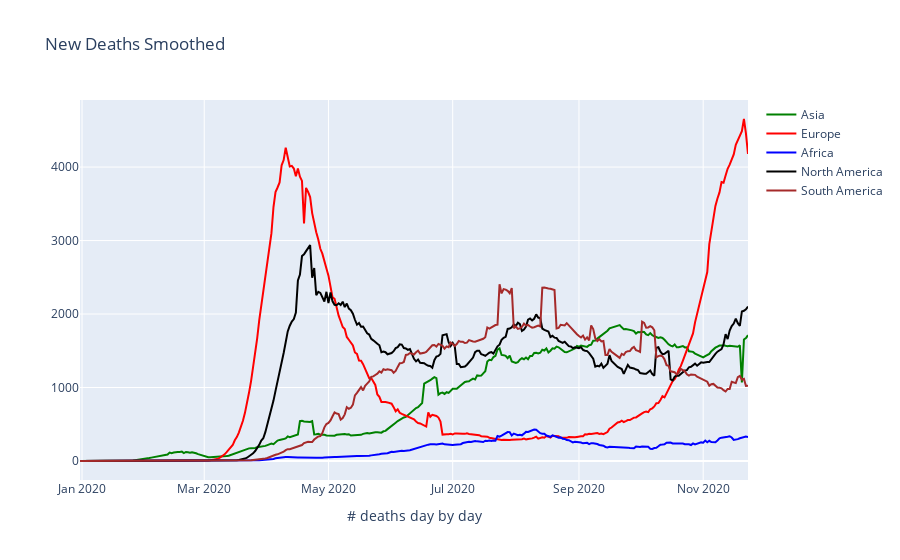

Notebook source saved alongside this figure:
### Markdown cell above
### New Deaths Smoothed

### Code cell
trace1 = go.Scatter(
                    x = df[(df['continent']=='Asia')].groupby(['date','continent'])['date'].apply(lambda x: np.unique(x)[0]),
                    y = df[(df['continent']=='Asia')].groupby(['date','continent'])['new_deaths_smoothed'].sum(),
                    mode = "lines",
                    name = "Asia",
                    marker = dict(color = 'green'),
)

trace2 = go.Scatter(
                    x = df[(df['continent']=='Europe')].groupby(['date','continent'])['date'].apply(lambda x: np.unique(x)[0]),
                    y = df[(df['continent']=='Europe')].groupby(['date','continent'])['new_deaths_smoothed'].sum(),
                    mode = "lines",
                    name = "Europe",
                    marker = dict(color = 'red'),
)

trace3 = go.Scatter(
                    x = df[(df['continent']=='Africa')].groupby(['date','continent'])['date'].apply(lambda x: np.unique(x)[0]),
                    y = df[(df['continent']=='Africa')].groupby(['date','continent'])['new_deaths_smoothed'].sum(),
                    mode = "lines",
                    name = "Africa",
                    marker = dict(color = 'blue'),
                    #text= df.university_name
)

trace4 = go.Scatter(
                    x = df[(df['continent']=='North America')].groupby(['date','continent'])['date'].apply(lambda x: np.unique(x)[0]),
                    y = df[(df['continent']=='North America')].groupby(['date','continent'])['new_deaths_smoothed'].sum(),
                    mode = "lines",
                    name = "North America",
                    marker = dict(color = 'black'),
)

trace5 = go.Scatter(
                    x = df[(df['continent']=='South America')].groupby(['date','continent'])['date'].apply(lambda x: np.unique(x)[0]),
                    y = df[(df['continent']=='South America')].groupby(['date','continent'])['new_deaths_smoothed'].sum(),
                    mode = "lines",
                    name = "South America",
                    marker = dict(color = 'brown'),
)

data = [trace1,trace2,trace3,trace4,trace5]
layout = dict(title = 'New Deaths Smoothed',
              xaxis= dict(title= '# deaths day by day',ticklen= 5,zeroline= False)
             )
fig = dict(data = data, layout = layout)
iplot(fig)

### Figure 1 — Plotly figure (JSON) as saved in the notebook; plotly's stock layout.template omitted (floating-point values rounded to 4 significant figures; data arrays with more than 128 entries replaced by an {"elided": "..."} marker saying what was removed)
{"data": [{"marker": {"color": "green"}, "mode": "lines", "name": "Asia", "type": "scatter", "x": {"elided": "327 str values"}, "y": {"elided": "327 float values"}}, {"marker": {"color": "red"}, "mode": "lines", "name": "Europe", "type": "scatter", "x": {"elided": "327 str values"}, "y": {"elided": "327 float values"}}, {"marker": {"color": "blue"}, "mode": "lines", "name": "Africa", "type": "scatter", "x": {"elided": "327 str values"}, "y": {"elided": "327 float values"}}, {"marker": {"color": "black"}, "mode": "lines", "name": "North America", "type": "scatter", "x": {"elided": "327 str values"}, "y": {"elided": "327 float values"}}, {"marker": {"color": "brown"}, "mode": "lines", "name": "South America", "type": "scatter", "x": {"elided": "327 str values"}, "y": {"elided": "327 float values"}}], "layout": {"title": {"text": "New Deaths Smoothed"}, "xaxis": {"ticklen": 5, "title": {"text": "# deaths day by day"}, "zeroline": false}}}
